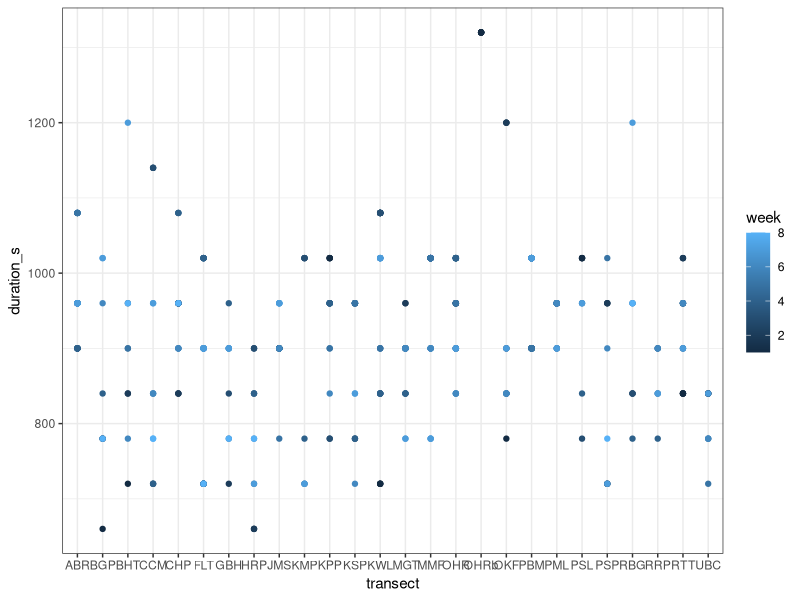

R code for this plot: (Note: this script raises an error after producing the figure.)
#### Filter and Cleaning Script ####
### Freya Innes
### 11/09/2026

# Open Packages
library(tidyverse)
#library()

#### READING IN DATA ####
setwd("~/Desktop/School/Graduate/BIMBY_2026_Field_Season")

butterflies_raw <- read_csv("Raw Data/BIMBY-field-work-butterfly-2026.csv")
flowers_raw <- read_csv("Raw Data/BIMBY-field-work-flowers-2026.csv")
nectar_raw <- read_csv("Raw Data/BIMBY-field-work-nectaring-2026.csv")

#### FILTER AND DOUBLE CHECK BUTTERFLY SURVEYS ####
butterflies_filtered <- butterflies_raw %>% # Making a filtered dataset
  #select(-starts_with("...")) %>% # Removes junk columns that come with download from Google Sheets
  mutate(temp_avg = (temp_beg + temp_end)/2,
         wind_avg = (wind_beg + wind_end)/2,
         duration_s = time_end - time_beg) %>% # Creates average temperature, average wind, and duration columns
  filter(wind_avg < 4,
         temp_avg >= 15,
         !(weather == "cloudy" & temp_avg < 18)) %>% # Filters for standardized butterfly conditions
  dplyr::select(month, day, week, observer, transect, lat, lon, elevation_m, time_beg, duration_s,
         temp_avg, wind_avg, air_quality, weather, family, genus, species, number) 

ggplot(butterflies_filtered, aes(x = transect, y = duration_s, colour = week)) +
  geom_point() +
  theme_bw() # checking time data is correctly inputted

#### FILTER AND DOUBLE CHECK FLORAL SURVEYS ####
# Add filter to remove plants that make nectar and don't make nectar
flowers_filtered <- flowers_raw %>%
  filter(!if_all(everything(), is.na)) # Removes rows with trailing 0's from the csv download

#### WRITING CLEANED DATA INTO FILE ####
write.csv(butterflies_filtered,"Clean Data/butterflies_clean.csv", row.names = FALSE)
write.csv(flowers_filtered,"Clean Data/flowers_clean.csv", row.names = FALSE) # PLACE HOLDER SINCE THESE HAVE NOT BEEN CLEANED YET
write.csv(nectar_raw,"Clean Data/nectar_clean.csv", row.names = FALSE) # PLACE HOLDER SINCE THESE HAVE NOT BEEN CLEANED YET
